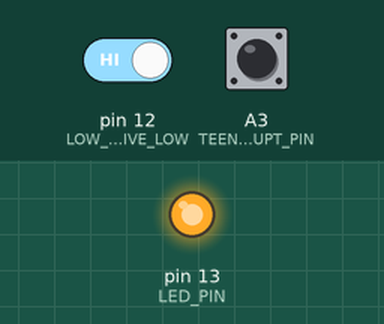
A sketch run on a simulated Teensy 4. Shown: output pins drawn as LEDs (lit = HIGH). The test bench sets the inputs (shaded band); at power-on: pin 12 (LOW_BATT_PIN_ACTIVE_LOW) HIGH, A3 (TEENSY_MPU_INTERRUPT_PIN) LOW. The sensor or clock chip raises its interrupt line as the real part does; the modem accepts every AT command (registered, SIM ready, sends succeed) and sends nothing else; what the sketch prints to the serial monitor is not drawn.

Above: at 1.7 s.
1.8 s: pin 12 (LOW_BATT_PIN_ACTIVE_LOW) driven LOW
At 2.34 s:
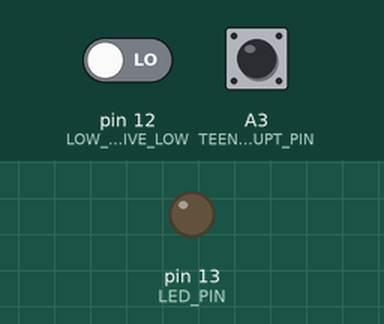
Timing chart, 0 to 10.8 s (numbered marks = the images above; inputs shaded):
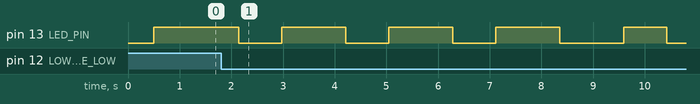

The sketch:

MPU6050_slim_teensy.ino
```cpp
// I2C device class (I2Cdev) demonstration Arduino sketch for MPU6050 class using DMP (MotionApps v2.0)
// 6/21/2012 by Jeff Rowberg <jeff@rowberg.net>
// Updates should (hopefully) always be available at https://github.com/jrowberg/i2cdevlib

/* ============================================
I2Cdev device library code is placed under the MIT license
Copyright (c) 2012 Jeff Rowberg

Permission is hereby granted, free of charge, to any person obtaining a copy
of this software and associated documentation files (the "Software"), to deal
in the Software without restriction, including without limitation the rights
to use, copy, modify, merge, publish, distribute, sublicense, and/or sell
copies of the Software, and to permit persons to whom the Software is
furnished to do so, subject to the following conditions:

The above copyright notice and this permission notice shall be included in
all copies or substantial portions of the Software.

THE SOFTWARE IS PROVIDED "AS IS", WITHOUT WARRANTY OF ANY KIND, EXPRESS OR
IMPLIED, INCLUDING BUT NOT LIMITED TO THE WARRANTIES OF MERCHANTABILITY,
FITNESS FOR A PARTICULAR PURPOSE AND NONINFRINGEMENT. IN NO EVENT SHALL THE
AUTHORS OR COPYRIGHT HOLDERS BE LIABLE FOR ANY CLAIM, DAMAGES OR OTHER
LIABILITY, WHETHER IN AN ACTION OF CONTRACT, TORT OR OTHERWISE, ARISING FROM,
OUT OF OR IN CONNECTION WITH THE SOFTWARE OR THE USE OR OTHER DEALINGS IN
THE SOFTWARE.
===============================================
*/

// I2Cdev and MPU6050 must be installed as libraries, or else the .cpp/.h files
// for both classes must be in the include path of your project
#include "I2Cdev.h"

#include "MPU6050_6Axis_MotionApps20.h"

// Arduino Wire library is required if I2Cdev I2CDEV_ARDUINO_WIRE implementation
// is used in I2Cdev.h
#if I2CDEV_IMPLEMENTATION == I2CDEV_ARDUINO_WIRE
    #include <i2c_t3.h>
#endif

// class default I2C address is 0x68
// specific I2C addresses may be passed as a parameter here
// AD0 low = 0x68 (default for SparkFun breakout and InvenSense evaluation board)
// AD0 high = 0x69
MPU6050 mpu;


/* =========================================================================
   NOTE: In addition to connection 3.3v, GND, SDA, and SCL, this sketch
   depends on the MPU-6050's INT pin being connected to the Arduino's
   external interrupt #0 pin. On the Arduino Uno and Mega 2560, this is
   digital I/O pin 2.
 * ========================================================================= */

/* =========================================================================
   NOTE: Arduino v1.0.1 with the Leonardo board generates a compile error
   when using Serial.write(buf, len). The Teapot output uses this method.
   The solution requires a modification to the Arduino USBAPI.h file, which
   is fortunately simple, but annoying. This will be fixed in the next IDE
   release. For more info, see these links:

   http://arduino.cc/forum/index.php/topic,109987.0.html
   http://code.google.com/p/arduino/issues/detail?id=958
 * ========================================================================= */

// EVERYTHING ABOVE HERE WAS FROM THE MPU6050 DEMO AND IS SUBJECT TO THAT LICENSE
/////////////////////////////////////////////////////
/////////////////////////////////////////////////////
/////////////////////////////////////////////////////


// uncomment "OUTPUT_TEAPOT" if you want output that matches the
// format used for the InvenSense teapot demo
#define OUTPUT_TEAPOT


#define TEENSY_MPU_INTERRUPT_PIN 17
#define LED_PIN 13 // (Arduino is 13, Teensy is 13, Teensy++ is 6)
bool blinkState = false;

// MPU control/status vars
bool dmpReady = false;  // set true if DMP init was successful
uint8_t mpuIntStatus;   // holds actual interrupt status byte from MPU
uint8_t devStatus;      // return status after each device operation (0 = success, !0 = error)
uint16_t packetSize;    // expected DMP packet size (default is 42 bytes)
uint16_t fifoCount;     // count of all bytes currently in FIFO
uint8_t fifoBuffer[64]; // FIFO storage buffer

// packet structure for InvenSense teapot demo
uint8_t teapotPacket[14] = { '$', 0x02, 0,0, 0,0, 0,0, 0,0, 0x00, 0x00, '\r', '\n' };


// ================================================================
// ===               INTERRUPT DETECTION ROUTINE                ===
// ================================================================

volatile bool mpuInterrupt = false;     // indicates whether MPU interrupt pin has gone high
void dmpDataReady() {
    mpuInterrupt = true;
}


///////////////////////////
// Low battery stuff

#define LOW_BATT_PIN_ACTIVE_LOW 12
int low_batt_sum = 0;
int lowBatIndex = 0;
#define NUM_LOW_BATT_CYCLES 15

void initLowBatteryInfo(){
  pinMode(LOW_BATT_PIN_ACTIVE_LOW, INPUT);
  low_batt_sum = 0;
  lowBatIndex = 0;
}

void checkBattery(){
  low_batt_sum += !digitalRead(LOW_BATT_PIN_ACTIVE_LOW);
  lowBatIndex++;
  if(lowBatIndex == NUM_LOW_BATT_CYCLES){
    lowBatIndex = 0;

    Serial.println(String("Reached ") + NUM_LOW_BATT_CYCLES + " sum is: " + low_batt_sum);
    if(low_batt_sum == NUM_LOW_BATT_CYCLES){
      Serial.println("Low batt achieved");
    }
    low_batt_sum = 0;
  }
}
////////////////////////


void configureMPU6050(){
  // join I2C bus (I2Cdev library doesn't do this automatically)
    #if I2CDEV_IMPLEMENTATION == I2CDEV_ARDUINO_WIRE
        Wire.begin();
        #ifdef __AVR__
          TWBR = 24; // 400kHz I2C clock (200kHz if CPU is 8MHz)
        #endif
        #ifdef __ARM__ //Had to add this as the Teensy3.2 is ARM based not AVR :( but it compiles now!
          uint8_t twbrback = TWI_CWGR_CKDIV;
          TWI_CWGR_CKDIV(twbrback/4); //400 kHz
        #endif
    #elif I2CDEV_IMPLEMENTATION == I2CDEV_BUILTIN_FASTWIRE
        Fastwire::setup(400, true);
    #endif


    // initialize device
    Serial.println(F("Initializing I2C devices..."));
    mpu.initialize();

    // verify connection
    Serial.println(F("Testing device connections..."));
    Serial.println(mpu.testConnection() ? F("MPU6050 connection successful") : F("MPU6050 connection failed"));

    // load and configure the DMP
    Serial.println(F("Initializing DMP..."));
    devStatus = mpu.dmpInitialize();

    mpu.setXAccelOffset(-5363);
    mpu.setYAccelOffset(-4791);
    mpu.setZAccelOffset(1338);
    mpu.setXGyroOffset(-1064);
    mpu.setYGyroOffset(468);
    mpu.setZGyroOffset(10);

    // make sure it worked (returns 0 if so)
    if (devStatus == 0) {
        // turn on the DMP, now that it's ready
        Serial.println(F("Enabling DMP..."));
        mpu.setDMPEnabled(true);

        // enable Arduino interrupt detection
        Serial.println(F("Enabling interrupt detection (Arduino external interrupt 0)..."));
        pinMode(TEENSY_MPU_INTERRUPT_PIN,INPUT);
        attachInterrupt(TEENSY_MPU_INTERRUPT_PIN, dmpDataReady, RISING);
        mpuIntStatus = mpu.getIntStatus();

        // set our DMP Ready flag so the main loop() function knows it's okay to use it
        Serial.println(F("DMP ready! Waiting for first interrupt..."));
        dmpReady = true;

        // get expected DMP packet size for later comparison
        packetSize = mpu.dmpGetFIFOPacketSize();
    } else {
        // ERROR!
        // 1 = initial memory load failed
        // 2 = DMP configuration updates failed
        // (if it's going to break, usually the code will be 1)
        Serial.print(F("DMP Initialization failed (code "));
        Serial.print(devStatus);
        Serial.println(F(")"));
    }

    // configure LED for output
    pinMode(LED_PIN, OUTPUT);
    digitalWrite(LED_PIN, HIGH);
}


// ================================================================
// ===                      INITIAL SETUP                       ===
// ================================================================

void setup() {
    // initialize serial communication
    Serial.begin(115200);
    Serial3.begin(9600); //ESP8266 breaks down at higher speeds?!?!

    configureMPU6050();

    initLowBatteryInfo();
}


// ================================================================
// ===                    MAIN PROGRAM LOOP                     ===
// ================================================================

void loop() {

    checkBattery();


    // if programming failed, don't try to do anything
    if (!dmpReady) return;

    // wait for MPU interrupt or extra packet(s) available
    while (!mpuInterrupt && fifoCount < packetSize) {
    }

    // reset interrupt flag and get INT_STATUS byte
    mpuInterrupt = false;
    mpuIntStatus = mpu.getIntStatus();

    // get current FIFO count
    fifoCount = mpu.getFIFOCount();

    // check for overflow (this should never happen unless our code is too inefficient)
    if ((mpuIntStatus & 0x10) || fifoCount == 1024) {
        // reset so we can continue cleanly
        mpu.resetFIFO();
        Serial.println(F("FIFO overflow!"));

    // otherwise, check for DMP data ready interrupt (this should happen frequently)
    } else if (mpuIntStatus & 0x02) {
        // wait for correct available data length, should be a VERY short wait
        while (fifoCount < packetSize) fifoCount = mpu.getFIFOCount();

        // read a packet from FIFO
        mpu.getFIFOBytes(fifoBuffer, packetSize);

        // track FIFO count here in case there is > 1 packet available
        // (this lets us immediately read more without waiting for an interrupt)
        fifoCount -= packetSize;

        #ifdef OUTPUT_TEAPOT
            // display quaternion values in InvenSense Teapot demo format:
            teapotPacket[2] = fifoBuffer[0];
            teapotPacket[3] = fifoBuffer[1];
            teapotPacket[4] = fifoBuffer[4];
            teapotPacket[5] = fifoBuffer[5];
            teapotPacket[6] = fifoBuffer[8];
            teapotPacket[7] = fifoBuffer[9];
            teapotPacket[8] = fifoBuffer[12];
            teapotPacket[9] = fifoBuffer[13];
            Serial.write(teapotPacket, 14);
            Serial3.write(teapotPacket,14);
            teapotPacket[11]++; // packetCount, loops at 0xFF on purpose
            //delayMicroseconds(100);//Trying to make this robust here as the ESP8266 chip can die
        #endif

        // blink LED to indicate activity
        blinkState = !blinkState;
        digitalWrite(LED_PIN, blinkState);
    }
}
```
